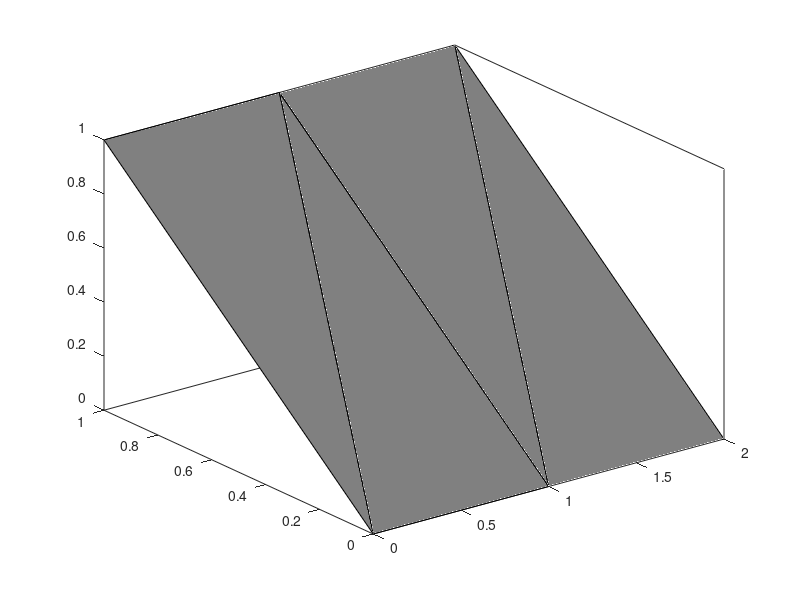

Reproduce this figure in MATLAB.
X = [0 1 1 2; 1 1 2 2; 0 0 1 1];
Y = [1 1 1 1; 1 0 1 0; 0 0 0 0];
Z = [1 1 1 1; 1 0 1 0; 0 0 0 0];
C = [0.5 0.5 0.5];

figure
fill3(X,Y,Z,C)